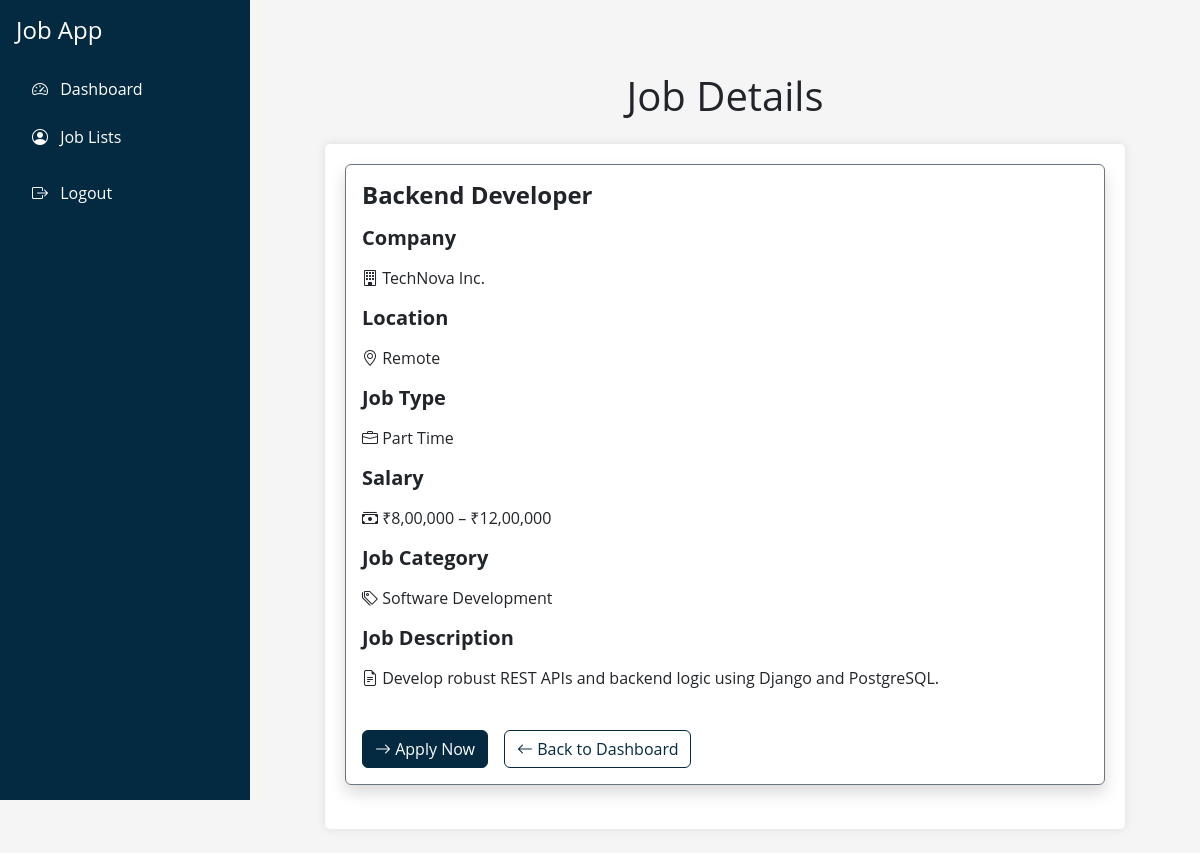
The page /jobs/4/ on the database as committed earlier.
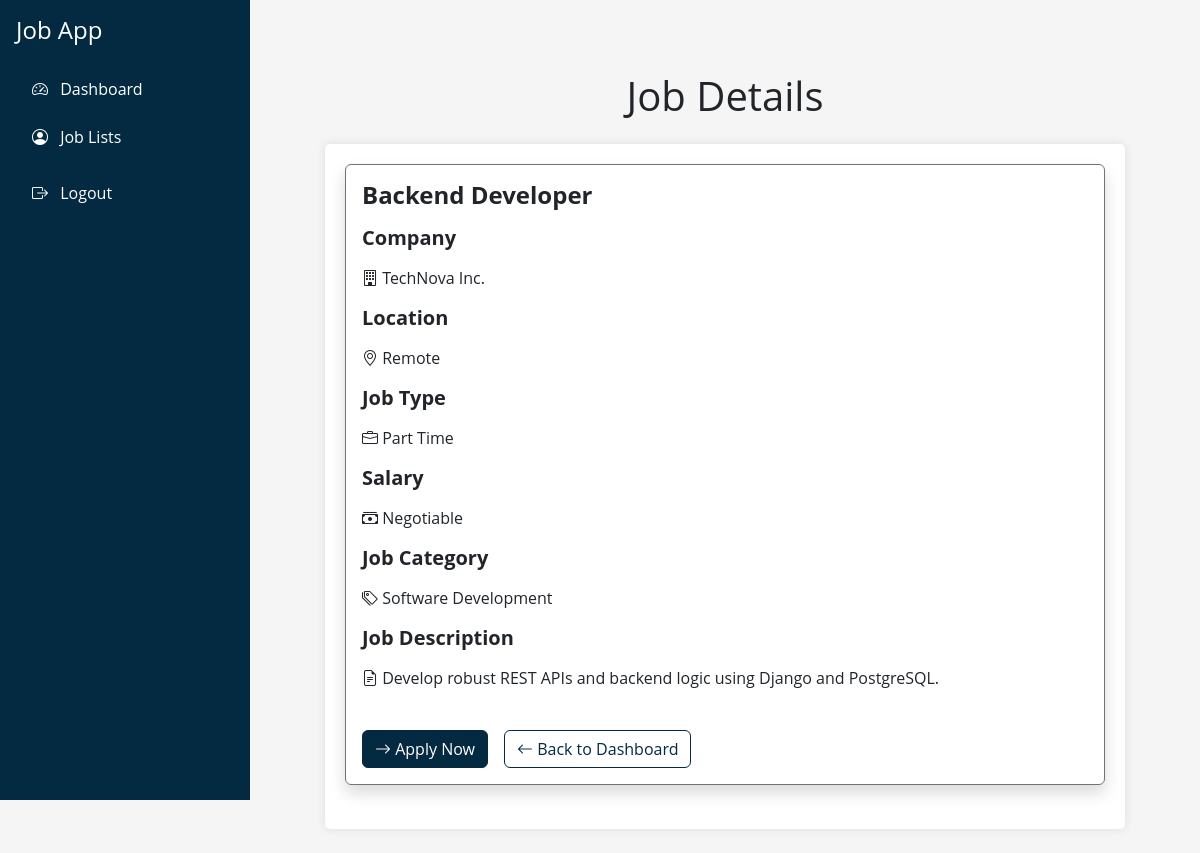
The same page on the database as committed later.
### app1/models.py (models this page shows, shortened)
class Job(models.Model):
    JOB_TYPES = [
        ('FT', 'Full Time'),
        ('PT', 'Part Time'),
        ('CT', 'Contract'),
        ('FL', 'Freelance')
    ]
    title = models.CharField(max_length=255)
    description = models.TextField()
    location = models.CharField(max_length=100)
    salary = models.CharField(max_length=50, blank=True ,default='0')
    job_type = models.CharField(max_length=2, choices=JOB_TYPES)
    company = models.ForeignKey(Company, on_delete=models.CASCADE)
    category = models.ForeignKey(Category, on_delete=models.SET_NULL, null=True)
    posted_by = models.ForeignKey(User, on_delete=models.CASCADE)
    posted_at = models.DateTimeField(auto_now_add=True)

class Company(models.Model):
    name = models.CharField(max_length=255)
    website = models.URLField(blank=True, null=True)
    description = models.TextField(blank=True, null=True)
    location = models.CharField(max_length=100)

class Category(models.Model):
    name = models.CharField(max_length=100)

### app1/views.py (the view)
# urls.py: path('jobs/<int:job_id>/', views.job_details, name='job_details'),
def job_details(request, job_id):
    job = get_object_or_404(Job, pk=job_id)
    return render(request, 'jobs/job_details.html', {'job': job})

### app1/templates/jobs/job_details.html (shortened to what this page needs)
{% extends 'jobs/seeker_base.html' %}
{% block content %}
<div class="container mt-5">
        <h1 class="mb-4 text-center">Job Details</h1>
        <div class="employer-form">
            {% if job %}
                        <div class="d-flex justify-content-center align-items-start flex-column gap-2 border border-secondary rounded p-3 shadow mb-4">
                                <p class="m-0 h4 fw-bold">{{ job.title }}</p>
                                <p class="m-0 my-2 h5 fw-bold"> Company</p>
                                <p class="m-0"><i class="bi bi-building"></i> {{ job.company.name }}</p>
                                <p class="m-0 my-2 h5 fw-bold"> Location</p>
                                <p class="m-0"><i class="bi bi-geo-alt"></i> {{ job.location }}</p>
                                <p class="m-0 my-2 h5 fw-bold"> Job Type</p>
                                <p class="m-0">
                                    <i class="bi bi-briefcase"></i>
                                    {% if job.job_type == 'FT' %}
                                      Full Time
                                    {% elif job.job_type == 'PT' %}
                                      Part Time
                                    {% elif job.job_type == 'CT' %}
                                      Contract
                                    {% elif job.job_type == 'FL' %}
                                      Freelance
                                    {% else %}
                                      Unknown
                                    {% endif %}
                                  </p>
                                <p class="m-0 my-2 h5 fw-bold"> Salary</p>
                                <p class="m-0"><i class="bi bi-cash-stack"></i>{%  if job.salary == '0' %} Negotiable {% else %} {{ job.salary }} {% endif %}</p>
                                <p class="m-0 my-2 h5 fw-bold"> Job Category</p>
                                <p class="m-0"><i class="bi bi-tags"></i> {{ job.category.name }}</p>
                                <p class="m-0 my-2 h5 fw-bold"> Job Description</p>
                                <p class="m-0"><i class="bi bi-file-earmark-text"></i> {{ job.description }}</p>
                                <div class="d-flex gap-3 mt-2 justify-content-between">
                                    <a href="{% url 'apply_to_job' job.pk %}" class="btn btn2 mt-4"><i class="bi bi-arrow-right"></i> Apply Now</a>
                                    <a href="{% url 'jobs_list' %}" class="btn btn1 mt-4"><i class="bi bi-arrow-left"></i> Back to Dashboard</a>
                                </div>
                        </div>
            {% else %}
                <p class="text-center mt-4 fw-bold">No jobs posted yet.</p>
            {% endif %}
        </div>
    </div>
{% endblock %}

Rows that differ between the two databases and show on the page:
changed Job "Backend Developer": salary "₹8,00,000 – ₹12,00,000" → (not shown)
Other text that changed with them:
text now shown: "Negotiable"
